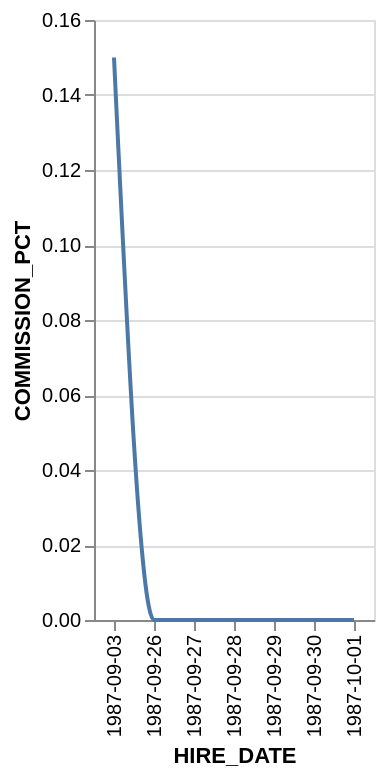

Vega-Lite specification stored for this chart:
### Vega-Lite specification from a JSON file in a GitHub repository (floating-point values rounded to 4 significant figures)
{"data": {"values": [{"x_data": "1987-09-03", "y_data": 0.15}, {"x_data": "1987-09-26", "y_data": 0}, {"x_data": "1987-09-27", "y_data": 0}, {"x_data": "1987-09-28", "y_data": 0}, {"x_data": "1987-09-29", "y_data": 0}, {"x_data": "1987-09-30", "y_data": 0}, {"x_data": "1987-10-01", "y_data": 0}]}, "mark": {"type": "line", "interpolate": "monotone"}, "encoding": {"x": {"field": "x_data", "type": "nominal", "title": "HIRE_DATE", "sort": "ascending"}, "y": {"field": "y_data", "type": "quantitative", "title": "COMMISSION_PCT"}}}
